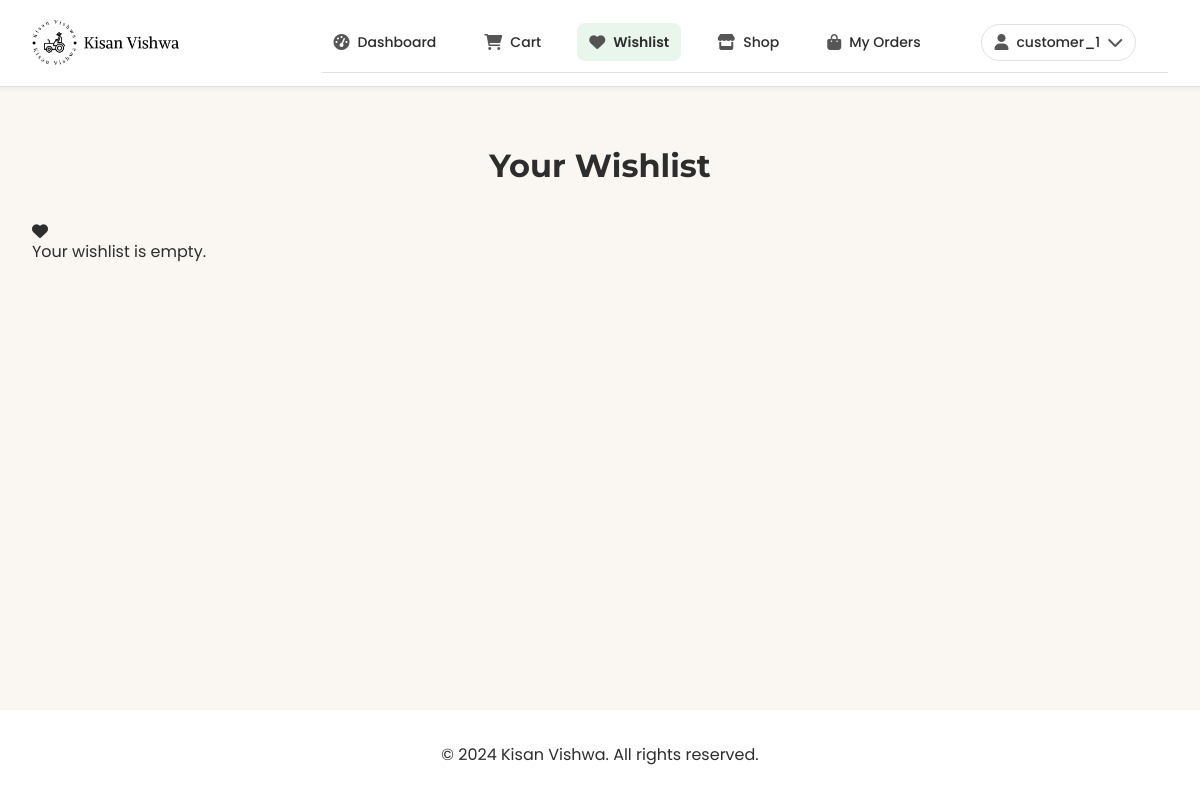
The app's page /customer/wishlist/ (signed in), older data.
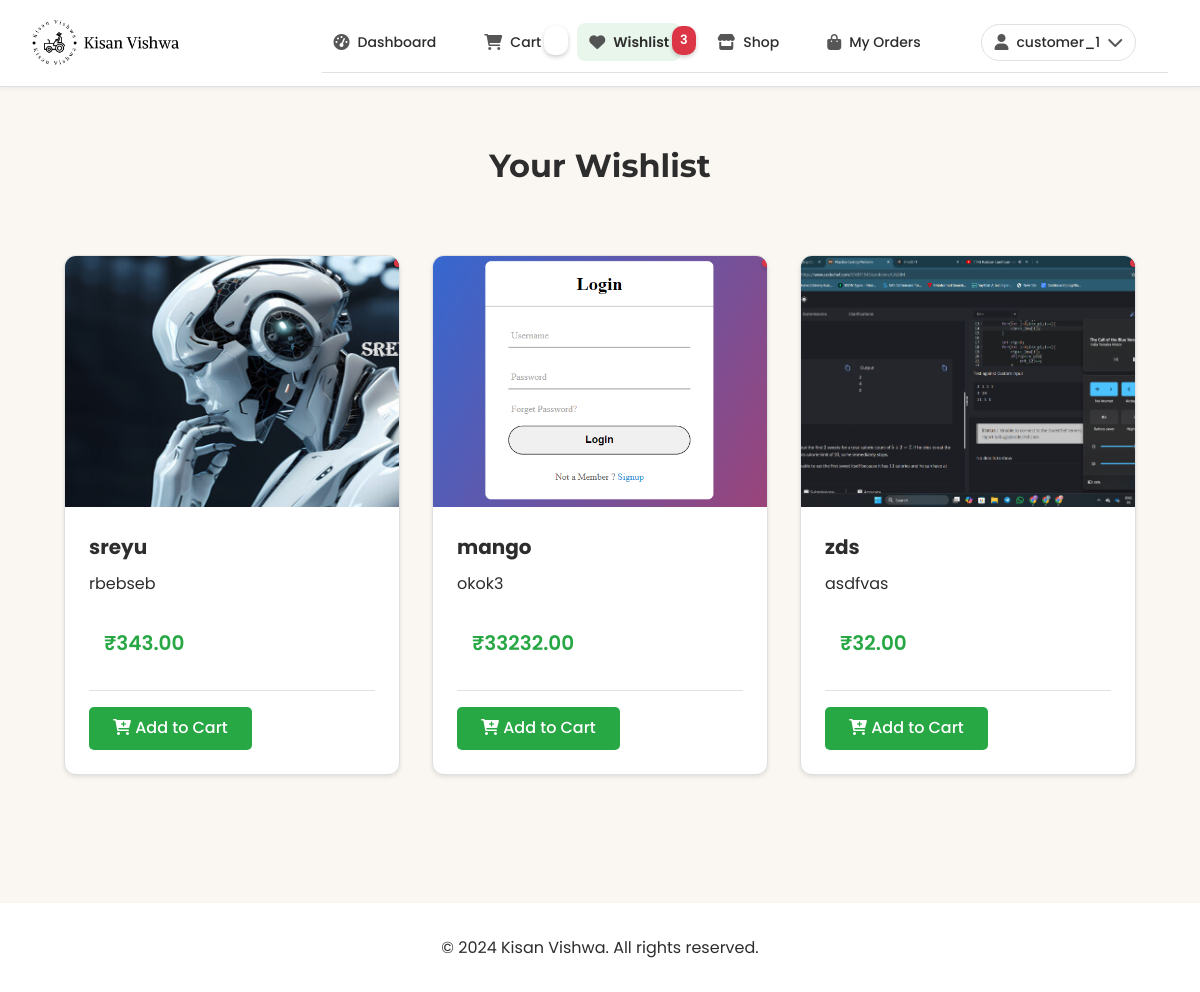
The same page, newer data.
### customer_app/models.py (models this page shows)
class Wishlist(models.Model):
    user = models.ForeignKey(User, on_delete=models.CASCADE)
    product = models.ForeignKey(Product, on_delete=models.CASCADE)
    created_at = models.DateTimeField(auto_now_add=True)
    class Meta:
        unique_together = ('user','product')

### product_app/models.py (models this page shows)
class Product(models.Model):
    CATEGORY_CHOICES = [
        ('vegetables', 'Vegetables'),
        ('fruits', 'Fruits'),
        ('grains', 'Grains'),
        ('dairy', 'Dairy'),
        ('other', 'Other')
    ]
    name = models.CharField(max_length=200)
    category = models.CharField(max_length=100, choices=CATEGORY_CHOICES, default='other')
    price = models.DecimalField(max_digits=10, decimal_places=2)
    quantity = models.IntegerField()
    description = models.TextField()
    image = models.ImageField(
        upload_to='products/',
        default='images/productnotuploaded.jpg',
        blank=True
    )
    farmer = models.ForeignKey(User, on_delete=models.CASCADE)
    created_at = models.DateTimeField(auto_now_add=True)
    updated_at = models.DateTimeField(auto_now=True)

### customer_app/views.py (the view)
# urls.py: path('wishlist/', view_wishlist, name='customer_wishlist'),
@login_required
def view_wishlist(request):
    wishlist_items = Wishlist.objects.filter(user=request.user)
    return render(request, 'customer_app/wishlist.html', {'wishlist_items': wishlist_items})

### customer_app/context_processors.py (called while the page is built)
def wishlist_and_cart_counts(request):
    if request.user.is_authenticated:
        wishlist_count = Wishlist.objects.filter(user=request.user).count()
        cart_items_count = CartItem.objects.filter(user=request.user).count()
    else:
        wishlist_count = 0
        cart_items_count = 0
    return {
        'wishlist_count': wishlist_count,
        'cart_items_count': cart_items_count,
    }

### customer_app/templates/customer_app/wishlist.html (shortened to what this page needs)
{% load static %}
<html lang="en">
<head>
    <link rel="stylesheet" href="https://cdnjs.cloudflare.com/ajax/libs/normalize/8.0.1/normalize.min.css">
    <link rel="stylesheet" href="https://cdnjs.cloudflare.com/ajax/libs/font-awesome/6.0.0/css/all.min.css">
    <link rel="stylesheet" type="text/css" href="{% static 'css/customerdesign.css' %}">
</head>
<body>
    <header class="header">
        <div class="logo">
            <img src="{% static 'images/kisan_vishwa_logo.png' %}" alt="Kisan Vishwa Logo">
        </div>
        <div class="nav-container">
            {% include 'NavBar/CustomerNavBar.html' %}
        </div>
    </header>
    <main class="main-content">
        <h1 class="section-title">Your Wishlist</h1>
        {% if wishlist_items %}
            <div class="card-grid">
                {% for item in wishlist_items %}
                    <article class="card">
                        <div class="card-image">
                            <img src="{{ item.product.image.url }}" alt="{{ item.product.name }}">
                        </div>
                        <div class="card-content">
                            <h2 class="card-title">{{ item.product.name }}</h2>
                            <p class="card-description">{{ item.product.description|truncatechars:100 }}</p>
                            <div class="product-details">
                                <span class="price">₹{{ item.product.price }}</span>
                            </div>
                            <div class="card-actions">
                                <form method="POST" action="{% url 'add_to_cart' item.product.id %}">
                                    <button type="submit" class="btn btn-primary">
                                        <i class="fas fa-cart-plus"></i> Add to Cart
                                    </button>
                                </form>
                                <span class="badge">{{ item.product.wishlist_count }}</span>
                            </div>
                        </div>
                    </article>
                {% endfor %}
            </div>
        {% else %}
            <div class="no-items-message">
                <i class="fas fa-heart"></i>
                <p>Your wishlist is empty.</p>
            </div>
        {% endif %}
    </main>
    <footer class="footer">
        <p>&copy; 2024 Kisan Vishwa. All rights reserved.</p>
    </footer>
</body>
</html>

### templates/NavBar/CustomerNavBar.html (shortened to what this page needs)
{% load static %}
{% if user.is_authenticated %}
<nav class="nav-menu">
    <ul class="nav-links">
        <li>
            <a href="{% url 'customer_dashboard' %}" class="nav-link {% if request.resolver_match.url_name == 'customer_dashboard' %}active{% endif %}">
                <i class="fas fa-tachometer-alt"></i> Dashboard
            </a>
        </li>
        <li>
            <a href="{% url 'customer_cart' %}" class="nav-link cart-link {% if request.resolver_match.url_name == 'customer_cart' %}active{% endif %}">
                <i class="fas fa-shopping-cart"></i> Cart
                {% if cart_items_count > 0 %}
                    <span class="badge">{{ cart_items_count }}</span>
                {% endif %}
            </a>
        </li>
        <li>
            <a href="{% url 'customer_wishlist' %}" class="nav-link {% if request.resolver_match.url_name == 'customer_wishlist' %}active{% endif %}">
                <i class="fas fa-heart"></i> Wishlist
                {% if wishlist_count > 0 %}
                    <span class="badge">{{ wishlist_count }}</span>
                {% endif %}
            </a>
        </li>
        <li>
            <a href="#" class="nav-link {% if request.resolver_match.url_name == 'shop' %}active{% endif %}">
                <i class="fas fa-store"></i>
                <span>Shop</span>
            </a>
        </li>
        <li>
            <a href="#" class="nav-link {% if request.resolver_match.url_name == 'orders' %}active{% endif %}">
                <i class="fas fa-shopping-bag"></i>
                <span>My Orders</span>
            </a>
        </li>
        <li class="profile-menu">
            <a href="#" class="nav-link profile-toggle">
                <div class="profile-info">
                    {% if user.customer_profile.profile_picture %}
                        <img src="{{ user.customer_profile.profile_picture.url }}" alt="Profile" class="profile-pic">
                    {% else %}
                        <i class="fas fa-user"></i>
                    {% endif %}
                    <span>{{ user.username|truncatechars:12 }}</span>
                </div>
                <i class="fas fa-chevron-down"></i>
            </a>
        </li>
    </ul>
</nav>
{% endif %}

Row changes from the older to the newer data that the page shows:
added Wishlist: product.image (picture), product.name "sreyu", product.description "rbebseb", product.price "343.00"
added Wishlist: product.image (picture), product.name "mango", product.description "okok3", product.price "33232.00"
added Wishlist: product.image (picture), product.name "zds", product.description "asdfvas", product.price "32.00"
Text that changed along with them:
{{ wishlist_count }}: (not shown) → "3"
text no longer shown: "Your wishlist is empty."
